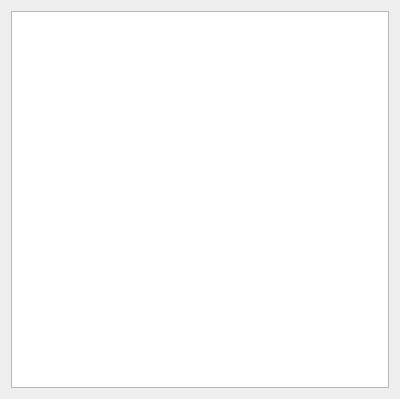
<?xml version="1.0" encoding="UTF-8"?>
<ui version="4.0">
 <class>Form</class>
 <widget class="QWidget" name="Form">
  <property name="geometry">
   <rect>
    <x>0</x>
    <y>0</y>
    <width>400</width>
    <height>399</height>
   </rect>
  </property>
  <property name="windowTitle">
   <string>Form</string>
  </property>
  <layout class="QHBoxLayout" name="horizontalLayout">
   <item>
    <widget class="QChartView" name="graphicsView"/>
   </item>
  </layout>
 </widget>
 <customwidgets>
  <customwidget>
   <class>QChartView</class>
   <extends>QGraphicsView</extends>
   <header>QtCharts</header>
  </customwidget>
 </customwidgets>
 <resources/>
 <connections/>
</ui>
